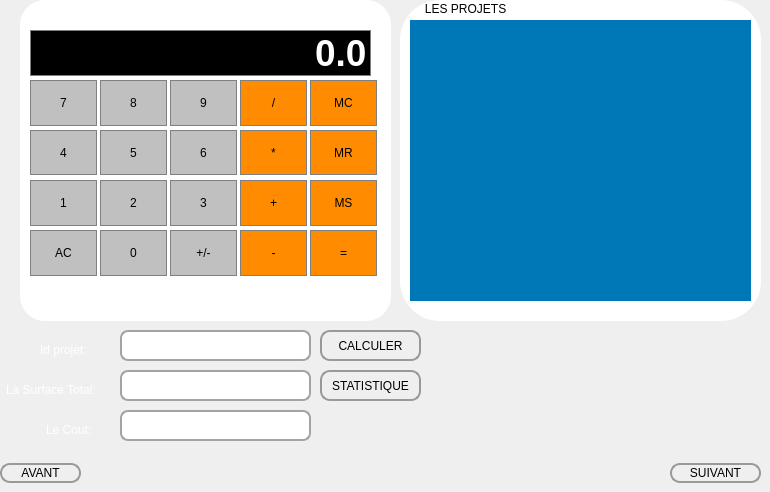
       <widget class="QWidget" name="page_3">
        <widget class="QPushButton" name="suivi2">
         <property name="geometry">
          <rect>
           <x>670</x>
           <y>463</y>
           <width>91</width>
           <height>20</height>
          </rect>
         </property>
         <property name="styleSheet">
          <string notr="true">QPushButton{
border-style:solid;
border-width: 2px;
border-color: #999999;
border-radius: 10px;
/*background-color:rgb(58, 122, 62);*/

background-color: qlineargradient(x1: 0, y1: 0, x2: 0, y2: 1,
stop: 0 #CCCCCC, stop: 1 #AAAAAA);
}
QPushButton:hover{
background-color:#0077b6;

color:rgb(255,255,255);
 
}
QPushButton:pressed{
background-color:#0077b6;}</string>
         </property>
         <property name="text">
          <string>SUIVANT</string>
         </property>
         <property name="icon">
          <iconset resource="res.qrc">
           <normaloff>:/prefix/new/res/arrow-right.png</normaloff>:/prefix/new/res/arrow-right.png</iconset>
         </property>
        </widget>
        <widget class="QLabel" name="label_40">
         <property name="geometry">
          <rect>
           <x>20</x>
           <y>0</y>
           <width>371</width>
           <height>321</height>
          </rect>
         </property>
         <property name="styleSheet">
          <string notr="true">font: 75 12pt &quot;System&quot;;
border-radius:25px;
background-color:white;</string>
         </property>
         <property name="text">
          <string/>
         </property>
        </widget>
        <widget class="QPushButton" name="MemClear">
         <property name="geometry">
          <rect>
           <x>310</x>
           <y>80</y>
           <width>67</width>
           <height>46</height>
          </rect>
         </property>
         <property name="sizePolicy">
          <sizepolicy hsizetype="Preferred" vsizetype="Preferred">
           <horstretch>0</horstretch>
           <verstretch>0</verstretch>
          </sizepolicy>
         </property>
         <property name="styleSheet">
          <string notr="true">QPushButton {
	background-color: #FF8C00;
	border: 1px solid gray;
	padding: 5px;
}

QPushButton:pressed {
	background-color: #FFA500;
	border: 1px solid gray;
	padding: 5px;
}</string>
         </property>
         <property name="text">
          <string>MC</string>
         </property>
        </widget>
        <widget class="QPushButton" name="Clear">
         <property name="geometry">
          <rect>
           <x>30</x>
           <y>230</y>
           <width>67</width>
           <height>46</height>
          </rect>
         </property>
         <property name="sizePolicy">
          <sizepolicy hsizetype="Preferred" vsizetype="Preferred">
           <horstretch>0</horstretch>
           <verstretch>0</verstretch>
          </sizepolicy>
         </property>
         <property name="styleSheet">
          <string notr="true">QPushButton {
	background-color: #C0C0C0;
	border: 1px solid gray;
	padding: 5px;
}

QPushButton:pressed {
	background-color: #D3D3D3;
	border: 1px solid gray;
	padding: 5px;
}</string>
         </property>
         <property name="text">
          <string>AC</string>
         </property>
        </widget>
        <widget class="QPushButton" name="MemStore">
         <property name="geometry">
          <rect>
           <x>310</x>
           <y>180</y>
           <width>67</width>
           <height>46</height>
          </rect>
         </property>
         <property name="sizePolicy">
          <sizepolicy hsizetype="Preferred" vsizetype="Preferred">
           <horstretch>0</horstretch>
           <verstretch>0</verstretch>
          </sizepolicy>
         </property>
         <property name="styleSheet">
          <string notr="true">QPushButton {
	background-color: #FF8C00;
	border: 1px solid gray;
	padding: 5px;
}

QPushButton:pressed {
	background-color: #FFA500;
	border: 1px solid gray;
	padding: 5px;
}</string>
         </property>
         <property name="text">
          <string>MS</string>
         </property>
        </widget>
        <widget class="QPushButton" name="ChangeSign">
         <property name="geometry">
          <rect>
           <x>170</x>
           <y>230</y>
           <width>67</width>
           <height>46</height>
          </rect>
         </property>
         <property name="sizePolicy">
          <sizepolicy hsizetype="Preferred" vsizetype="Preferred">
           <horstretch>0</horstretch>
           <verstretch>0</verstretch>
          </sizepolicy>
         </property>
         <property name="styleSheet">
          <string notr="true">QPushButton {
	background-color: #C0C0C0;
	border: 1px solid gray;
	padding: 5px;
}

QPushButton:pressed {
	background-color: #D3D3D3;
	border: 1px solid gray;
	padding: 5px;
}</string>
         </property>
         <property name="text">
          <string>+/-</string>
         </property>
        </widget>
        <widget class="QPushButton" name="Button9">
         <property name="geometry">
          <rect>
           <x>170</x>
           <y>80</y>
           <width>67</width>
           <height>46</height>
          </rect>
         </property>
         <property name="sizePolicy">
          <sizepolicy hsizetype="Preferred" vsizetype="Preferred">
           <horstretch>0</horstretch>
           <verstretch>0</verstretch>
          </sizepolicy>
         </property>
         <property name="styleSheet">
          <string notr="true">QPushButton {
	background-color: #C0C0C0;
	border: 1px solid gray;
	padding: 5px;
}

QPushButton:pressed {
	background-color: #D3D3D3;
	border: 1px solid gray;
	padding: 5px;
}</string>
         </property>
         <property name="text">
          <string>9</string>
         </property>
        </widget>
        <widget class="QPushButton" name="Button6">
         <property name="geometry">
          <rect>
           <x>170</x>
           <y>130</y>
           <width>67</width>
           <height>45</height>
          </rect>
         </property>
         <property name="sizePolicy">
          <sizepolicy hsizetype="Preferred" vsizetype="Preferred">
           <horstretch>0</horstretch>
           <verstretch>0</verstretch>
          </sizepolicy>
         </property>
         <property name="styleSheet">
          <string notr="true">QPushButton {
	background-color: #C0C0C0;
	border: 1px solid gray;
	padding: 5px;
}

QPushButton:pressed {
	background-color: #D3D3D3;
	border: 1px solid gray;
	padding: 5px;
}</string>
         </property>
         <property name="text">
          <string>6</string>
         </property>
        </widget>
        <widget class="QPushButton" name="Button5">
         <property name="geometry">
          <rect>
           <x>100</x>
           <y>130</y>
           <width>67</width>
           <height>45</height>
          </rect>
         </property>
         <property name="sizePolicy">
          <sizepolicy hsizetype="Preferred" vsizetype="Preferred">
           <horstretch>0</horstretch>
           <verstretch>0</verstretch>
          </sizepolicy>
         </property>
         <property name="styleSheet">
          <string notr="true">QPushButton {
	background-color: #C0C0C0;
	border: 1px solid gray;
	padding: 5px;
}

QPushButton:pressed {
	background-color: #D3D3D3;
	border: 1px solid gray;
	padding: 5px;
}</string>
         </property>
         <property name="text">
          <string>5</string>
         </property>
        </widget>
        <widget class="QPushButton" name="Button3">
         <property name="geometry">
          <rect>
           <x>170</x>
           <y>180</y>
           <width>67</width>
           <height>46</height>
          </rect>
         </property>
         <property name="sizePolicy">
          <sizepolicy hsizetype="Preferred" vsizetype="Preferred">
           <horstretch>0</horstretch>
           <verstretch>0</verstretch>
          </sizepolicy>
         </property>
         <property name="styleSheet">
          <string notr="true">QPushButton {
	background-color: #C0C0C0;
	border: 1px solid gray;
	padding: 5px;
}

QPushButton:pressed {
	background-color: #D3D3D3;
	border: 1px solid gray;
	padding: 5px;
}</string>
         </property>
         <property name="text">
          <string>3</string>
         </property>
        </widget>
        <widget class="QPushButton" name="Button0">
         <property name="geometry">
          <rect>
           <x>100</x>
           <y>230</y>
           <width>67</width>
           <height>46</height>
          </rect>
         </property>
         <property name="sizePolicy">
          <sizepolicy hsizetype="Preferred" vsizetype="Preferred">
           <horstretch>0</horstretch>
           <verstretch>0</verstretch>
          </sizepolicy>
         </property>
         <property name="styleSheet">
          <string notr="true">QPushButton {
	background-color: #C0C0C0;
	border: 1px solid gray;
	padding: 5px;
}

QPushButton:pressed {
	background-color: #D3D3D3;
	border: 1px solid gray;
	padding: 5px;
}</string>
         </property>
         <property name="text">
          <string>0</string>
         </property>
        </widget>
        <widget class="QPushButton" name="MemRecall">
         <property name="geometry">
          <rect>
           <x>310</x>
           <y>130</y>
           <width>67</width>
           <height>45</height>
          </rect>
         </property>
         <property name="sizePolicy">
          <sizepolicy hsizetype="Preferred" vsizetype="Preferred">
           <horstretch>0</horstretch>
           <verstretch>0</verstretch>
          </sizepolicy>
         </property>
         <property name="styleSheet">
          <string notr="true">QPushButton {
	background-color: #FF8C00;
	border: 1px solid gray;
	padding: 5px;
}

QPushButton:pressed {
	background-color: #FFA500;
	border: 1px solid gray;
	padding: 5px;
}</string>
         </property>
         <property name="text">
          <string>MR</string>
         </property>
        </widget>
        <widget class="QLineEdit" name="Display">
         <property name="geometry">
          <rect>
           <x>30</x>
           <y>30</y>
           <width>341</width>
           <height>46</height>
          </rect>
         </property>
         <property name="sizePolicy">
          <sizepolicy hsizetype="Preferred" vsizetype="Preferred">
           <horstretch>0</horstretch>
           <verstretch>0</verstretch>
          </sizepolicy>
         </property>
         <property name="font">
          <font>
           <pointsize>28</pointsize>
           <weight>75</weight>
           <bold>true</bold>
          </font>
         </property>
         <property name="styleSheet">
          <string notr="true">QLineEdit {
	background-color: DCDCDC;
	border: 1px solid gray;
	color: #ffffff;
}

</string>
         </property>
         <property name="text">
          <string>0.0</string>
         </property>
         <property name="alignment">
          <set>Qt::AlignRight|Qt::AlignTrailing|Qt::AlignVCenter</set>
         </property>
        </widget>
        <widget class="QPushButton" name="Button1">
         <property name="geometry">
          <rect>
           <x>30</x>
           <y>180</y>
           <width>67</width>
           <height>46</height>
          </rect>
         </property>
         <property name="sizePolicy">
          <sizepolicy hsizetype="Preferred" vsizetype="Preferred">
           <horstretch>0</horstretch>
           <verstretch>0</verstretch>
          </sizepolicy>
         </property>
         <property name="styleSheet">
          <string notr="true">QPushButton {
	background-color: #C0C0C0;
	border: 1px solid gray;
	padding: 5px;
}

QPushButton:pressed {
	background-color: #D3D3D3;
	border: 1px solid gray;
	padding: 5px;
}</string>
         </property>
         <property name="text">
          <string>1</string>
         </property>
        </widget>
        <widget class="QPushButton" name="Button4">
         <property name="geometry">
          <rect>
           <x>30</x>
           <y>130</y>
           <width>67</width>
           <height>45</height>
          </rect>
         </property>
         <property name="sizePolicy">
          <sizepolicy hsizetype="Preferred" vsizetype="Preferred">
           <horstretch>0</horstretch>
           <verstretch>0</verstretch>
          </sizepolicy>
         </property>
         <property name="styleSheet">
          <string notr="true">QPushButton {
	background-color: #C0C0C0;
	border: 1px solid gray;
	padding: 5px;
}

QPushButton:pressed {
	background-color: #D3D3D3;
	border: 1px solid gray;
	padding: 5px;
}</string>
         </property>
         <property name="text">
          <string>4</string>
         </property>
        </widget>
        <widget class="QPushButton" name="Divide">
         <property name="geometry">
          <rect>
           <x>240</x>
           <y>80</y>
           <width>67</width>
           <height>46</height>
          </rect>
         </property>
         <property name="sizePolicy">
          <sizepolicy hsizetype="Preferred" vsizetype="Preferred">
           <horstretch>0</horstretch>
           <verstretch>0</verstretch>
          </sizepolicy>
         </property>
         <property name="styleSheet">
          <string notr="true">QPushButton {
	background-color: #FF8C00;
	border: 1px solid gray;
	padding: 5px;
}

QPushButton:pressed {
	background-color: #FFA500;
	border: 1px solid gray;
	padding: 5px;
}</string>
         </property>
         <property name="text">
          <string>/</string>
         </property>
        </widget>
        <widget class="QPushButton" name="Add">
         <property name="geometry">
          <rect>
           <x>240</x>
           <y>180</y>
           <width>67</width>
           <height>46</height>
          </rect>
         </property>
         <property name="sizePolicy">
          <sizepolicy hsizetype="Preferred" vsizetype="Preferred">
           <horstretch>0</horstretch>
           <verstretch>0</verstretch>
          </sizepolicy>
         </property>
         <property name="styleSheet">
          <string notr="true">QPushButton {
	background-color: #FF8C00;
	border: 1px solid gray;
	padding: 5px;
}

QPushButton:pressed {
	background-color: #FFA500;
	border: 1px solid gray;
	padding: 5px;
}</string>
         </property>
         <property name="text">
          <string>+</string>
         </property>
        </widget>
        <widget class="QPushButton" name="Button7">
         <property name="geometry">
          <rect>
           <x>30</x>
           <y>80</y>
           <width>67</width>
           <height>46</height>
          </rect>
         </property>
         <property name="sizePolicy">
          <sizepolicy hsizetype="Preferred" vsizetype="Preferred">
           <horstretch>0</horstretch>
           <verstretch>0</verstretch>
          </sizepolicy>
         </property>
         <property name="styleSheet">
          <string notr="true">QPushButton {
	background-color: #C0C0C0;
	border: 1px solid gray;
	padding: 5px;
}

QPushButton:pressed {
	background-color: #D3D3D3;
	border: 1px solid gray;
	padding: 5px;
}</string>
         </property>
         <property name="text">
          <string>7</string>
         </property>
        </widget>
        <widget class="QPushButton" name="Multiply">
         <property name="geometry">
          <rect>
           <x>240</x>
           <y>130</y>
           <width>67</width>
           <height>45</height>
          </rect>
         </property>
         <property name="sizePolicy">
          <sizepolicy hsizetype="Preferred" vsizetype="Preferred">
           <horstretch>0</horstretch>
           <verstretch>0</verstretch>
          </sizepolicy>
         </property>
         <property name="styleSheet">
          <string notr="true">QPushButton {
	background-color: #FF8C00;
	border: 1px solid gray;
	padding: 5px;
}

QPushButton:pressed {
	background-color: #FFA500;
	border: 1px solid gray;
	padding: 5px;
}</string>
         </property>
         <property name="text">
          <string>*</string>
         </property>
        </widget>
        <widget class="QPushButton" name="Button2">
         <property name="geometry">
          <rect>
           <x>100</x>
           <y>180</y>
           <width>67</width>
           <height>46</height>
          </rect>
         </property>
         <property name="sizePolicy">
          <sizepolicy hsizetype="Preferred" vsizetype="Preferred">
           <horstretch>0</horstretch>
           <verstretch>0</verstretch>
          </sizepolicy>
         </property>
         <property name="styleSheet">
          <string notr="true">QPushButton {
	background-color: #C0C0C0;
	border: 1px solid gray;
	padding: 5px;
}

QPushButton:pressed {
	background-color: #D3D3D3;
	border: 1px solid gray;
	padding: 5px;
}</string>
         </property>
         <property name="text">
          <string>2</string>
         </property>
        </widget>
        <widget class="QPushButton" name="Equals">
         <property name="geometry">
          <rect>
           <x>310</x>
           <y>230</y>
           <width>67</width>
           <height>46</height>
          </rect>
         </property>
         <property name="sizePolicy">
          <sizepolicy hsizetype="Preferred" vsizetype="Preferred">
           <horstretch>0</horstretch>
           <verstretch>0</verstretch>
          </sizepolicy>
         </property>
         <property name="styleSheet">
          <string notr="true">QPushButton {
	background-color: #FF8C00;
	border: 1px solid gray;
	padding: 5px;
}

QPushButton:pressed {
	background-color: #FFA500;
	border: 1px solid gray;
	padding: 5px;
}</string>
         </property>
         <property name="text">
          <string>=</string>
         </property>
        </widget>
        <widget class="QPushButton" name="Subtract">
         <property name="geometry">
          <rect>
           <x>240</x>
           <y>230</y>
           <width>67</width>
           <height>46</height>
          </rect>
         </property>
         <property name="sizePolicy">
          <sizepolicy hsizetype="Preferred" vsizetype="Preferred">
           <horstretch>0</horstretch>
           <verstretch>0</verstretch>
          </sizepolicy>
         </property>
         <property name="styleSheet">
          <string notr="true">QPushButton {
	background-color: #FF8C00;
	border: 1px solid gray;
	padding: 5px;
}

QPushButton:pressed {
	background-color: #FFA500;
	border: 1px solid gray;
	padding: 5px;
}</string>
         </property>
         <property name="text">
          <string>-</string>
         </property>
        </widget>
        <widget class="QPushButton" name="Button8">
         <property name="geometry">
          <rect>
           <x>100</x>
           <y>80</y>
           <width>67</width>
           <height>46</height>
          </rect>
         </property>
         <property name="sizePolicy">
          <sizepolicy hsizetype="Preferred" vsizetype="Preferred">
           <horstretch>0</horstretch>
           <verstretch>0</verstretch>
          </sizepolicy>
         </property>
         <property name="styleSheet">
          <string notr="true">QPushButton {
	background-color: #C0C0C0;
	border: 1px solid gray;
	padding: 5px;
}

QPushButton:pressed {
	background-color: #D3D3D3;
	border: 1px solid gray;
	padding: 5px;
}</string>
         </property>
         <property name="text">
          <string>8</string>
         </property>
        </widget>
        <widget class="QPushButton" name="calculer">
         <property name="geometry">
          <rect>
           <x>320</x>
           <y>330</y>
           <width>101</width>
           <height>31</height>
          </rect>
         </property>
         <property name="styleSheet">
          <string notr="true">


QPushButton{
border-style:solid;
border-width: 2px;
border-color: #999999;
border-radius: 10px;
/*background-color:rgb(58, 122, 62);*/

background-color: qlineargradient(x1: 0, y1: 0, x2: 0, y2: 1,
stop: 0 #CCCCCC, stop: 1 #AAAAAA);
}
QPushButton:hover{
background-color:#0077b6;

color:rgb(255,255,255);
 
}
QPushButton:pressed{
background-color:#0077b6;}</string>
         </property>
         <property name="text">
          <string>CALCULER</string>
         </property>
         <property name="icon">
          <iconset resource="res.qrc">
           <normaloff>:/prefix/new/res/calcul.png</normaloff>:/prefix/new/res/calcul.png</iconset>
         </property>
        </widget>
        <widget class="QLineEdit" name="S">
         <property name="geometry">
          <rect>
           <x>120</x>
           <y>370</y>
           <width>191</width>
           <height>31</height>
          </rect>
         </property>
         <property name="styleSheet">
          <string notr="true">
QLineEdit{
background-color:rgb(255, 255, 255);
border:2px solid rgb(163, 163, 163);
/*border:	rgb(179, 179, 179);*/
border-radius:8px;
/*color:rgb(165, 165, 165);*/
padding-left:8px;
padding-right:8px;
/*background-color:rgb(255, 255, 255);*/}
QLineEdit:hover{
border:2px solid rgb(48,50,62);
border-radius:8px;
}
QLineEdit:focus{
background-color:rgb(255, 255, 255);
border-radius:8px;}</string>
         </property>
        </widget>
        <widget class="QGroupBox" name="groupBox_5">
         <property name="geometry">
          <rect>
           <x>400</x>
           <y>0</y>
           <width>361</width>
           <height>321</height>
          </rect>
         </property>
         <property name="styleSheet">
          <string notr="true">border-radius:40px;
background-color:white;font: 75 12pt &quot;System&quot;;</string>
         </property>
         <property name="title">
          <string>       LES PROJETS</string>
         </property>
         <widget class="QTableView" name="tab_projet_2">
          <property name="geometry">
           <rect>
            <x>10</x>
            <y>20</y>
            <width>341</width>
            <height>281</height>
           </rect>
          </property>
          <property name="styleSheet">
           <string notr="true">background-color:#0077b6;border:black;
border-radius:0px;</string>
          </property>
          <property name="frameShadow">
           <enum>QFrame::Plain</enum>
          </property>
         </widget>
         <widget class="QGroupBox" name="groupBox_6">
          <property name="geometry">
           <rect>
            <x>10</x>
            <y>389</y>
            <width>120</width>
            <height>71</height>
           </rect>
          </property>
          <property name="title">
           <string>GroupBox</string>
          </property>
         </widget>
        </widget>
        <widget class="QLabel" name="label_41">
         <property name="geometry">
          <rect>
           <x>40</x>
           <y>340</y>
           <width>81</width>
           <height>20</height>
          </rect>
         </property>
         <property name="styleSheet">
          <string notr="true">color:white;
font: 75 12pt &quot;System&quot;;
</string>
         </property>
         <property name="text">
          <string>Id projet:</string>
         </property>
        </widget>
        <widget class="QLineEdit" name="id_s">
         <property name="geometry">
          <rect>
           <x>120</x>
           <y>330</y>
           <width>191</width>
           <height>31</height>
          </rect>
         </property>
         <property name="styleSheet">
          <string notr="true">
QLineEdit{
background-color:rgb(255, 255, 255);
border:2px solid rgb(163, 163, 163);
/*border:	rgb(179, 179, 179);*/
border-radius:8px;
/*color:rgb(165, 165, 165);*/
padding-left:8px;
padding-right:8px;
/*background-color:rgb(255, 255, 255);*/}
QLineEdit:hover{
border:2px solid rgb(48,50,62);
border-radius:8px;
}
QLineEdit:focus{
background-color:rgb(255, 255, 255);
border-radius:8px;}</string>
         </property>
        </widget>
        <widget class="QLineEdit" name="cout">
         <property name="geometry">
          <rect>
           <x>120</x>
           <y>410</y>
           <width>191</width>
           <height>31</height>
          </rect>
         </property>
         <property name="styleSheet">
          <string notr="true">
QLineEdit{
background-color:rgb(255, 255, 255);
border:2px solid rgb(163, 163, 163);
/*border:	rgb(179, 179, 179);*/
border-radius:8px;
/*color:rgb(165, 165, 165);*/
padding-left:8px;
padding-right:8px;
/*background-color:rgb(255, 255, 255);*/}
QLineEdit:hover{
border:2px solid rgb(48,50,62);
border-radius:8px;
}
QLineEdit:focus{
background-color:rgb(255, 255, 255);
border-radius:8px;}</string>
         </property>
        </widget>
        <widget class="QPushButton" name="stat">
         <property name="geometry">
          <rect>
           <x>320</x>
           <y>370</y>
           <width>101</width>
           <height>31</height>
          </rect>
         </property>
         <property name="styleSheet">
          <string notr="true">
QPushButton{
border-style:solid;
border-width: 2px;
border-color: #999999;
border-radius: 10px;
/*background-color:rgb(58, 122, 62);*/

background-color: qlineargradient(x1: 0, y1: 0, x2: 0, y2: 1,
stop: 0 #CCCCCC, stop: 1 #AAAAAA);
}
QPushButton:hover{
background-color:#0077b6;

color:rgb(255,255,255);
 
}
QPushButton:pressed{
background-color:#0077b6;}</string>
         </property>
         <property name="text">
          <string>STATISTIQUE</string>
         </property>
         <property name="icon">
          <iconset resource="res.qrc">
           <normaloff>:/prefix/new/res/stat.png</normaloff>:/prefix/new/res/stat.png</iconset>
         </property>
        </widget>
        <widget class="QLabel" name="label_42">
         <property name="geometry">
          <rect>
           <x>6</x>
           <y>380</y>
           <width>111</width>
           <height>20</height>
          </rect>
         </property>
         <property name="styleSheet">
          <string notr="true">color:white;
font: 75 12pt &quot;System&quot;;
</string>
         </property>
         <property name="text">
          <string>La Surface Total:</string>
         </property>
        </widget>
        <widget class="QLabel" name="label_43">
         <property name="geometry">
          <rect>
           <x>46</x>
           <y>420</y>
           <width>61</width>
           <height>20</height>
          </rect>
         </property>
         <property name="styleSheet">
          <string notr="true">color:white;
font: 75 12pt &quot;System&quot;;
</string>
         </property>
         <property name="text">
          <string>Le Cout:</string>
         </property>
        </widget>
        <widget class="QPushButton" name="avant">
         <property name="geometry">
          <rect>
           <x>0</x>
           <y>463</y>
           <width>81</width>
           <height>20</height>
          </rect>
         </property>
         <property name="styleSheet">
          <string notr="true">QPushButton{
border-style:solid;
border-width: 2px;
border-color: #999999;
border-radius: 10px;
/*background-color:rgb(58, 122, 62);*/

background-color: qlineargradient(x1: 0, y1: 0, x2: 0, y2: 1,
stop: 0 #CCCCCC, stop: 1 #AAAAAA);
}
QPushButton:hover{
background-color:#0077b6;

color:rgb(255,255,255);
 
}
QPushButton:pressed{
background-color:#0077b6;}</string>
         </property>
         <property name="text">
          <string>AVANT</string>
         </property>
         <property name="icon">
          <iconset resource="res.qrc">
           <normaloff>:/prefix/new/res/left.png</normaloff>:/prefix/new/res/left.png</iconset>
         </property>
        </widget>
        <zorder>label_40</zorder>
        <zorder>suivi2</zorder>
        <zorder>MemClear</zorder>
        <zorder>Clear</zorder>
        <zorder>MemStore</zorder>
        <zorder>ChangeSign</zorder>
        <zorder>Button9</zorder>
        <zorder>Button6</zorder>
        <zorder>Button5</zorder>
        <zorder>Button3</zorder>
        <zorder>Button0</zorder>
        <zorder>MemRecall</zorder>
        <zorder>Display</zorder>
        <zorder>Button1</zorder>
        <zorder>Button4</zorder>
        <zorder>Divide</zorder>
        <zorder>Add</zorder>
        <zorder>Button7</zorder>
        <zorder>Multiply</zorder>
        <zorder>Button2</zorder>
        <zorder>Equals</zorder>
        <zorder>Subtract</zorder>
        <zorder>Button8</zorder>
        <zorder>calculer</zorder>
        <zorder>S</zorder>
        <zorder>groupBox_5</zorder>
        <zorder>label_41</zorder>
        <zorder>id_s</zorder>
        <zorder>cout</zorder>
        <zorder>stat</zorder>
        <zorder>label_42</zorder>
        <zorder>label_43</zorder>
        <zorder>avant</zorder>
       </widget>
